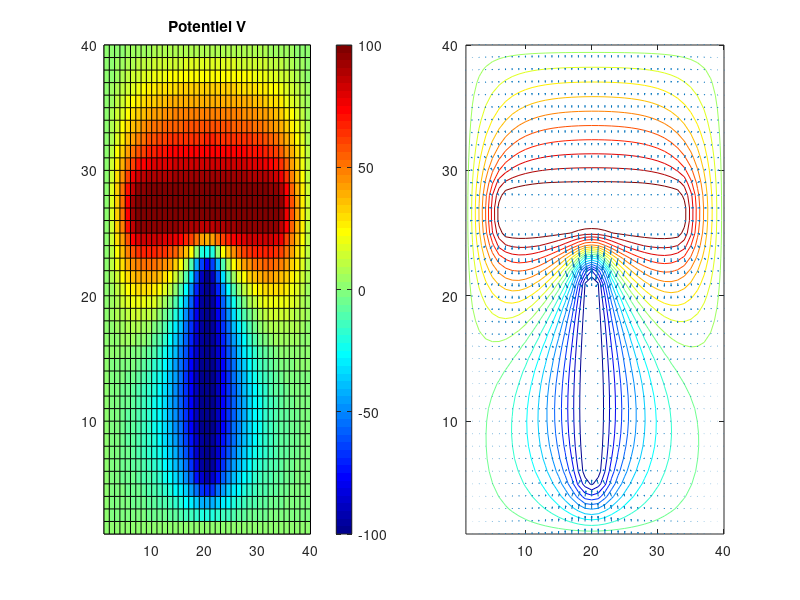

This figure's MATLAB source: (Note: this script raises an error after producing the figure.)
% Resolution equation de Laplace
%
clear
close all
clc

%% Constantes
eps0 = 8.854e-12;

%% Dimensions / maillage
dx=1; % cm
dy=1; % cm
Nx = 40;
Ny = 40;

%% Potentiels / sources
v0 = 0; % condition aux limites (en V)
v1 = 100; % conducteur 1
v2 = -100; % conducteur 2

% Initialisation la matrice de calcul
V = zeros(Nx,Ny); % mettre toute la matrice a zero

%% Sources
% Dimensions du potentiel 1
Pot1L=28;
Pot1H=4;

% Dimensions du potentiel 2
Pot2L=2;
Pot2H=18;

V((7+Ny/2)-Pot1H/2:(7+Ny/2)+Pot1H/2-1, ...
    (Nx/2)-Pot1L/2:(Nx/2)+Pot1L/2) = v1; % Conducteur 1 centré
V((-6+Ny/2)-Pot2H/2:(-6+Ny/2)+Pot2H/2-1, ...
    (Nx/2)-Pot2L/2:(Nx/2)+Pot2L/2) = v2; % Conducteur 2 centré

%% Calcul de convergence
Iter=0;     % Nombre d'itérations
seuil=1e-2; % Seuil de différence
cond=1;     % Condition de convergence
ii=dx+1:Nx-dx;
jj=dy+1:Ny-dy;

% Mesure du temps de calcul
tic;  % Début du chronométrage

while cond>seuil
    % Mémoire de la matrice précédente
    Vold=V;

    % Conditions aux limites
    V(1,:) = v0;    % Première colone à zéro
    V(Nx,:) = v0;   % Dernière colone à zéro
    V(:,1) = v0;    % Première ligne à zéro
    V(:,Ny) = v0;   % Dernière ligne à zéro

    % Sources
    V((7+Ny/2)-Pot1H/2:(7+Ny/2)+Pot1H/2-1, ...
        (Nx/2)-Pot1L/2:(Nx/2)+Pot1L/2) = v1; % Conducteur 1 centré
    V((-6+Ny/2)-Pot2H/2:(-6+Ny/2)+Pot2H/2-1, ...
        (Nx/2)-Pot2L/2:(Nx/2)+Pot2L/2) = v2; % Conducteur 2 centré

    % Equation de calcul
    V(ii,jj)=0.25*( V(ii+1,jj) + V(ii-1,jj) + V(ii,jj+1) + V(ii,jj-1) );

    % Calcul de condition de convergence
    cond=norm(abs(Vold(:)-V(:)));
    Iter=Iter+1;
end

%% Calcul du champ
% Le champ électrique peut s'exprimer par la différence de deux potentiels
% en un point, c'est ce dont on se sert pour calculer nos champs (car dx et
% dy valent 1).
[Ex,Ey]=gradient(V);
Ex=-Ex; Ey=-Ey;

% Temps écoulé
temps = toc;  % Fin du chronométrage

%% Figure
figure(1)
subplot(1, 2, 1);
pcolor(V)
title("Potentiel V")

% Changer la palette de couleurs
colormap(jet)  % Palette allant du bleu au rouge
colorbar;  % Ajouter une barre de couleur

subplot(1, 2, 2);
contour(V, 20)
hold on
quiver(Ex, Ey)
title("Champ V après "+Iter+" itérations", ...
    "Seuil : "+seuil+", Temps ecoulé : "+temps+"s")

% Changer la palette de couleurs
colormap(jet)  % Palette allant du bleu au rouge
colorbar;  % Ajouter une barre de couleur

%% Définitions des contour de la source 1
% ContourY = 25:28;
% PosX_right = 34;
% PosX_left = 8;

% On prend les cellules à l'extérieur de nos sources, d'où les +1
ContourY = 1+(7+Ny/2)-Pot1H/2:1+(7+Ny/2)+Pot1H/2-1;
PosX_right = 1+(Nx/2)+Pot1L/2;
PosX_left = 1+(Nx/2)-Pot1L/2;

% Calcul de l'intégrale de Gauss pour estimer Q1
Q1 = 0;

% Parcours du contour gauche
for x = ContourY
    Q1 = Q1 + eps0 * Ey(PosX_left, x) * dx;
end

% Parcours du contour droit
for x = ContourY
    Q1 = Q1 - eps0 * Ey(PosX_right, x) * dx;
end

% Parcours des côtés verticaux du contour
for y = PosX_left+1:PosX_right-1
    Q1 = Q1 + eps0 * Ex(y, ContourY(1)) * dy; % Côté gauche
    Q1 = Q1 - eps0 * Ex(y, ContourY(end)) * dy; % Côté droit
end

% Calcul de la capacité entre les deux conducteurs
C21 = Q1 / (v1 - v2);

% Affichage du résultat
disp(['La capacité Cij entre les deux conducteurs est : ', num2str(C21), ' F']);
